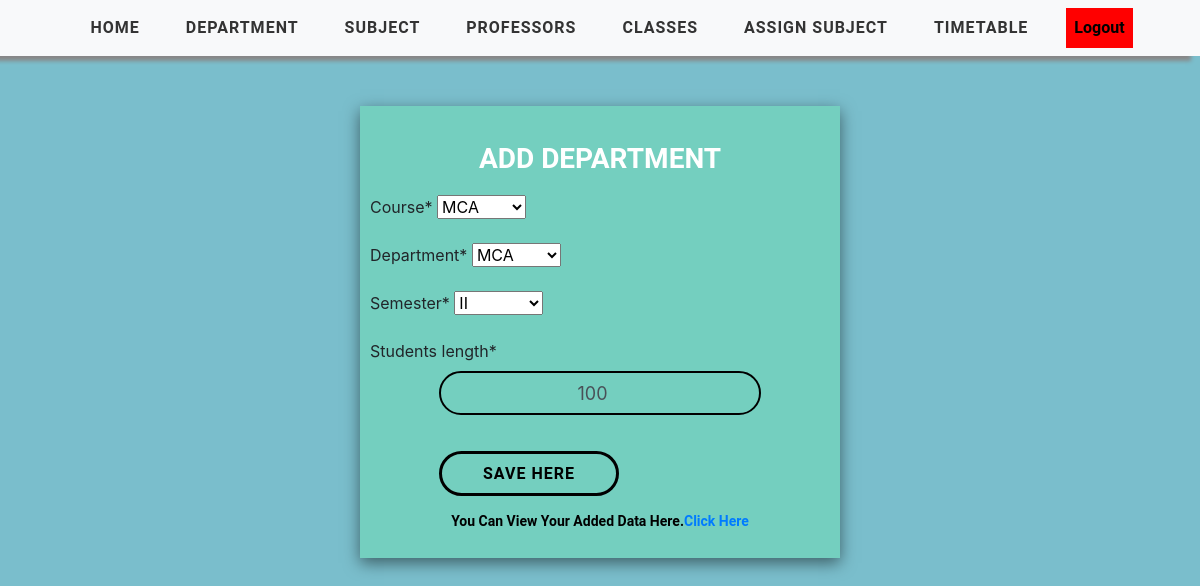
The page /update-department/MCA/MCA/II/ (signed in) on the database as committed earlier.
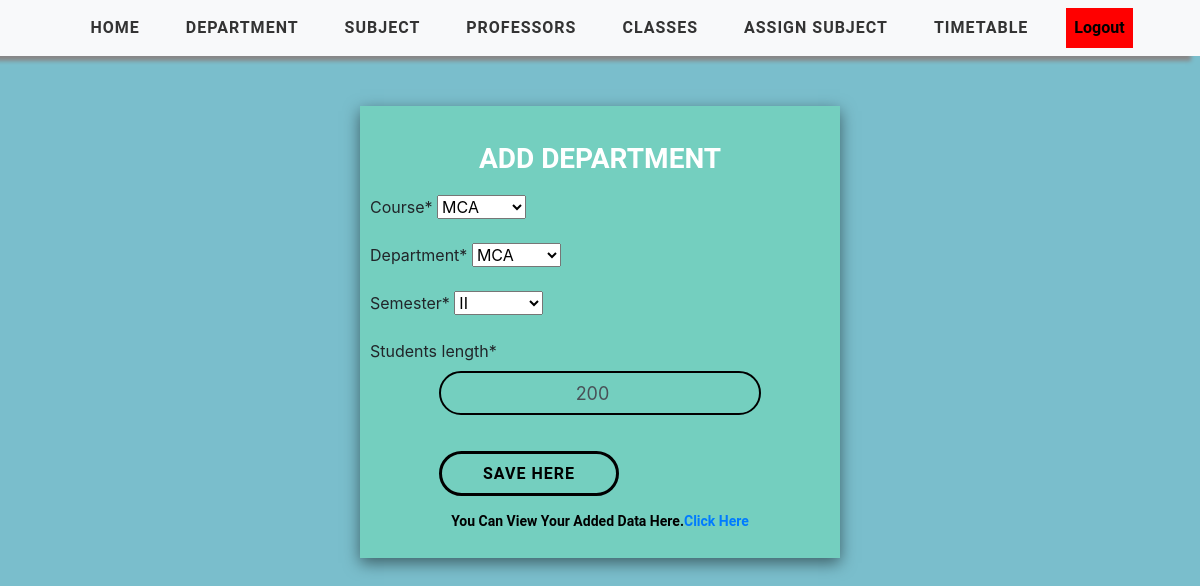
The same page on the database as committed later.
### timetableapp/models.py (models this page shows, shortened)
class Department(models.Model):
    SEMESTER = (
    ('I' ,'I'),
    ('II' ,'II'),
    ('III' ,'III'),
    ('IV' ,'IV'),
    ('V' ,'V'),
    ('VI' ,'VI'),
    ('VII' ,'VII'),
    ('VIII' ,'VIII'),
    )
    BRANCH_NAME = (
    ('B.Tech' ,'B.Tech'),
    ('MCA' ,'MCA'),
    )
    DEPARTMENT_NAME = (
    ('MCA' ,'MCA'),
    ('CSE' ,'CSE'),
    ('ECE' ,'ECE'),
    ('CHE' ,'CHE'),
    )
    user = models.ForeignKey(User, on_delete=models.CASCADE, null=True, blank=True)
    branch_name=models.CharField(max_length=200, choices=BRANCH_NAME)
    department_name=models.CharField(max_length=200, choices=DEPARTMENT_NAME)
    semester = models.CharField(max_length=200, choices=SEMESTER)
    students_length=models.IntegerField(default=100)
    class Meta:
        unique_together = ('department_name','branch_name','semester')

### timetableapp/views.py (the view, shortened to what this page needs)
# urls.py: path('update-department/<str:dep_name>/<str:b_name>/<str:sem>/', views.updateDepartmentView, name='update-departmentview'),
@login_required(login_url='login')
def updateDepartmentView(request, dep_name, b_name, sem):
    depart = Department.objects.get(department_name=dep_name, branch_name=b_name, semester=sem)
    form = DepartmentForm(instance=depart)
    context = {'form': form}
    return render(request, 'department/ViewDepartment.html', context)

### timetableapp/forms.py
class DepartmentForm(ModelForm):
    class Meta:
        model= Department
        field=['user','department_name','branch_name','semester','students_length']
        exclude=['user']
        labels={
            'branch_name': 'Course',
            'department_name': 'Department'
        }
        widgets = {
        }

### timetableapp/templates/department/ViewDepartment.html (shortened to what this page needs)
{% extends 'timetableapp/main.html' %}
{% load static %}
{% block content %}
    <div class="display">
        <div class="box">
            <div class="header">
                Add Department
            </div>
            <div class="form">
            <form method="POST" action="">
                {% load crispy_forms_tags %}
                    {{ form|crispy }}
                    <input type="submit" value="Save Here" class="saveButton">
            </form>
            </div>
    <div class="viewtable"><p>You can view your added data here.<a href="{% url 'department_view' %}">Click Here</a></p></div>
</div>
{% endblock %}

Rows that differ between the two databases and show on the page:
changed Department "MCA": students_length "100" → "200"
